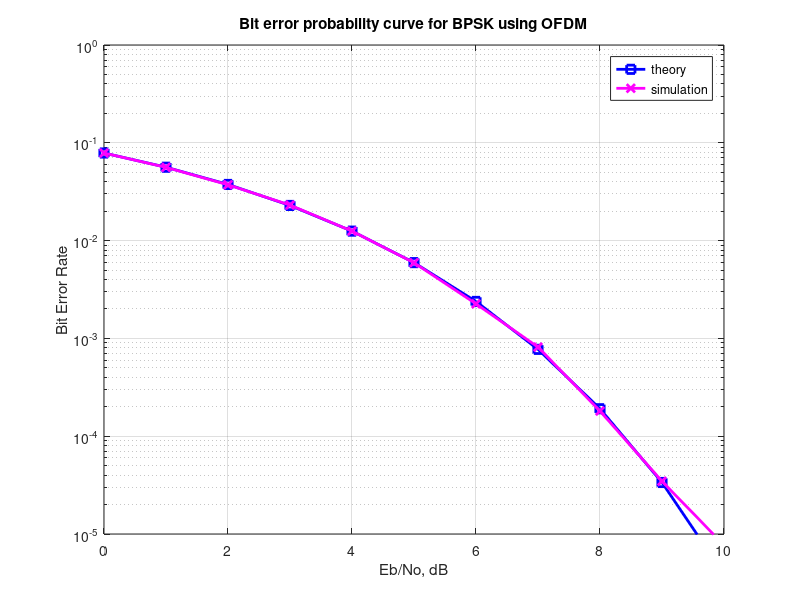

Source code (MATLAB):
clear all
nFFT = 64; % fft size
nDSC = 52; % number of data subcarriers
nBitPerSym = 52; % number of bits per OFDM symbol (same as the number of subcarriers for BPSK)
nSym = 10^4; % number of symbols
 
EbN0dB = [0:10]; % bit to noise ratio
EsN0dB = EbN0dB + 10*log10(nDSC/nFFT) + 10*log10(64/80); % converting to symbol to noise ratio
 
for ii = 1:length(EbN0dB)
 
   % Transmitter
   ipBit = rand(1,nBitPerSym*nSym) > 0.5; % random 1's and 0's
   ipMod = 2*ipBit-1; % BPSK modulation 0 --> -1, 1 --> +1
   ipMod = reshape(ipMod,nBitPerSym,nSym).'; % grouping into multiple symbolsa
 
   
   xF = [zeros(nSym,6) ipMod(:,[1:nBitPerSym/2]) zeros(nSym,1) ipMod(:,[nBitPerSym/2+1:nBitPerSym]) zeros(nSym,5)] ;
   
   
   xt = (nFFT/sqrt(nDSC))*ifft(fftshift(xF.')).';
    
   xt = [xt(:,[49:64]) xt];
 
   
   xt = reshape(xt.',1,nSym*80);
  
   nt = 1/sqrt(2)*[randn(1,nSym*80) + j*randn(1,nSym*80)];
 
   yt = sqrt(80/64)*xt + 10^(-EsN0dB(ii)/20)*nt;
 
   % Receiver
   yt = reshape(yt.',80,nSym).'; % formatting the received vector into symbols
   yt = yt(:,[17:80]); % removing cyclic prefix
 
 
   yF = (sqrt(nDSC)/nFFT)*fftshift(fft(yt.')).'; 
   yMod = yF(:,[6+[1:nBitPerSym/2] 7+[nBitPerSym/2+1:nBitPerSym] ]); 
 
 
   ipModHat = 2*floor(real(yMod/2)) + 1;
   ipModHat(find(ipModHat>1)) = +1;
   ipModHat(find(ipModHat<-1)) = -1;
 
 
   ipBitHat = (ipModHat+1)/2;
   ipBitHat = reshape(ipBitHat.',nBitPerSym*nSym,1).';
 
   nErr(ii) = size(find(ipBitHat - ipBit),2);
 
end
 
simBer = nErr/(nSym*nBitPerSym);
theoryBer = (1/2)*erfc(sqrt(10.^(EbN0dB/10)));
 
close all; figure
semilogy(EbN0dB,theoryBer,'bs-','LineWidth',2);
hold on
semilogy(EbN0dB,simBer,'mx-','LineWidth',2);
axis([0 10 10^-5 1])
grid on
legend('theory', 'simulation');
xlabel('Eb/No, dB')
ylabel('Bit Error Rate')
title('Bit error probability curve for BPSK using OFDM')
